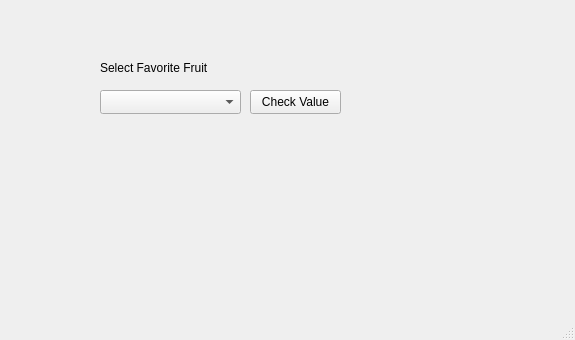
<?xml version="1.0" encoding="UTF-8"?>
<ui version="4.0">
 <class>MainWindow</class>
 <widget class="QMainWindow" name="MainWindow">
  <property name="geometry">
   <rect>
    <x>0</x>
    <y>0</y>
    <width>575</width>
    <height>340</height>
   </rect>
  </property>
  <property name="windowTitle">
   <string>MainWindow</string>
  </property>
  <widget class="QWidget" name="centralwidget">
   <widget class="QComboBox" name="comboBox">
    <property name="geometry">
     <rect>
      <x>100</x>
      <y>90</y>
      <width>141</width>
      <height>24</height>
     </rect>
    </property>
   </widget>
   <widget class="QPushButton" name="pushButton">
    <property name="geometry">
     <rect>
      <x>250</x>
      <y>90</y>
      <width>91</width>
      <height>24</height>
     </rect>
    </property>
    <property name="text">
     <string>Check Value</string>
    </property>
   </widget>
   <widget class="QLabel" name="label">
    <property name="geometry">
     <rect>
      <x>100</x>
      <y>60</y>
      <width>141</width>
      <height>16</height>
     </rect>
    </property>
    <property name="text">
     <string>Select Favorite Fruit</string>
    </property>
    <property name="buddy">
     <cstring>comboBox</cstring>
    </property>
   </widget>
  </widget>
  <widget class="QMenuBar" name="menubar">
   <property name="geometry">
    <rect>
     <x>0</x>
     <y>0</y>
     <width>575</width>
     <height>21</height>
    </rect>
   </property>
  </widget>
  <widget class="QStatusBar" name="statusbar"/>
 </widget>
 <resources/>
 <connections/>
</ui>
